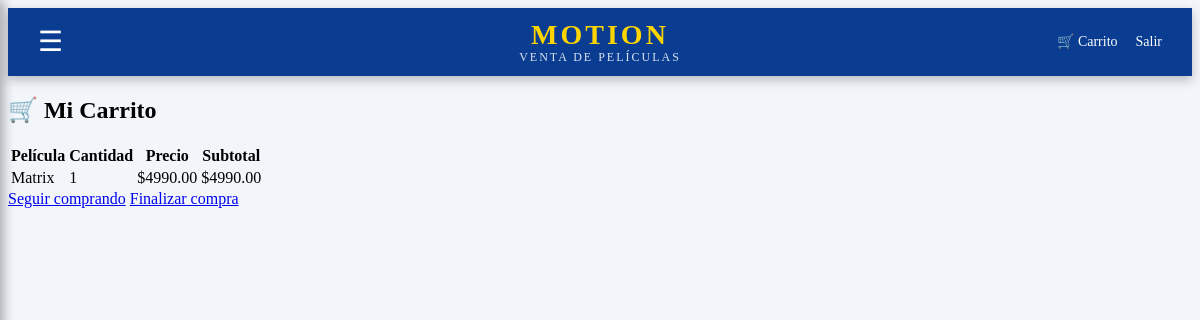
Page /carrito/ (signed in) on the earlier database version.
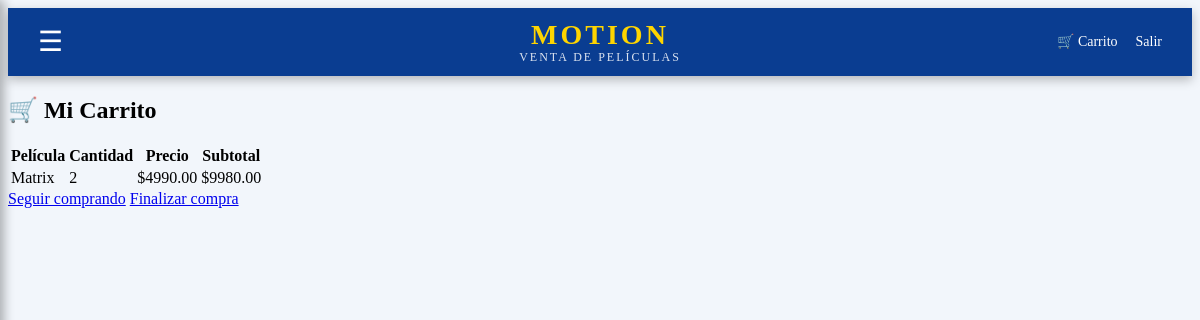
Same page on the later database version.
### carrito/models.py (models this page shows)
class CarritoItem(models.Model):
    carrito = models.ForeignKey(Carrito, on_delete=models.CASCADE, related_name='items')
    producto = models.ForeignKey(Producto, on_delete=models.CASCADE)
    cantidad = models.PositiveIntegerField(default=1)
    def subtotal(self):
        return self.producto.precio * self.cantidad

### tienda/models.py (models this page shows, shortened)
class Producto(models.Model):
    nombre = models.CharField(max_length=200)
    descripcion = models.TextField()
    precio = models.DecimalField(max_digits=10, decimal_places=2)
    stock = models.IntegerField()
    categoria = models.ForeignKey(Categoria, on_delete=models.CASCADE, related_name='productos')
    imagen = models.ImageField(upload_to='productos/', null=True, blank=True)
    activo = models.BooleanField(default=True)
    creado = models.DateTimeField(auto_now_add=True)

### carrito/views.py (the view)
# urls.py: path('', views.ver_carrito, name='ver_carrito'),
def ver_carrito(request):
    if not request.user.is_authenticated:
        return redirect('login')
    carrito = Carrito.objects.filter(usuario=request.user).first()
    items = carrito.items.all() if carrito else []
    return render(request, 'carrito/carrito.html', {
        'items': items
    })

### carrito/templates/carrito/carrito.html (shortened to what this page needs)
{% load static %}
<!DOCTYPE html>
<html lang="es">
<head>
    <link rel="stylesheet" href="{% static 'tienda/css/motion.css' %}">
</head>
<body>
<nav class="motion-navbar">
    <div class="nav-left">
        <div class="hamburger" onclick="toggleMenu()">☰</div>
    </div>
    <div class="nav-center">
        <span class="brand-main">MOTION</span>
        <span class="brand-sub">Venta de películas</span>
    </div>
    <div class="nav-right">
        {% if user.is_authenticated %}
            <a href="/carrito/">🛒 Carrito</a>
            <a href="/usuarios/logout/">Salir</a>
        {% else %}
            <a href="/usuarios/login/">Login</a>
            <a href="/usuarios/registro/">Registro</a>
        {% endif %}
    </div>
</nav>
<div class="motion-container">
    <h2 class="section-title">🛒 Mi Carrito</h2>
    {% if items %}
    <div class="cart-box">
        <table class="motion-table">
            <thead>
                <tr>
                    <th>Película</th>
                    <th>Cantidad</th>
                    <th>Precio</th>
                    <th>Subtotal</th>
                </tr>
            </thead>
            <tbody>
                {% for item in items %}
                <tr>
                    <td>{{ item.producto.nombre }}</td>
                    <td>{{ item.cantidad }}</td>
                    <td>${{ item.producto.precio }}</td>
                    <td class="subtotal">${{ item.subtotal }}</td>
                </tr>
                {% endfor %}
            </tbody>
        </table>
        <div class="cart-actions">
            <a href="/" class="btn-secondary">Seguir comprando</a>
            <a href="/checkout/" class="btn-primary">Finalizar compra</a>
        </div>
    </div>
    {% else %}
        <div class="empty-cart">
            <p>🛒 Tu carrito está vacío</p>
            <a href="/" class="btn-primary">Ver películas</a>
        </div>
    {% endif %}
</div>
</body>
</html>

Differences in the rows shown:
changed CarritoItem "Matrix": cantidad "1" → "2"; subtotal "4990.00" → "9980.00"
